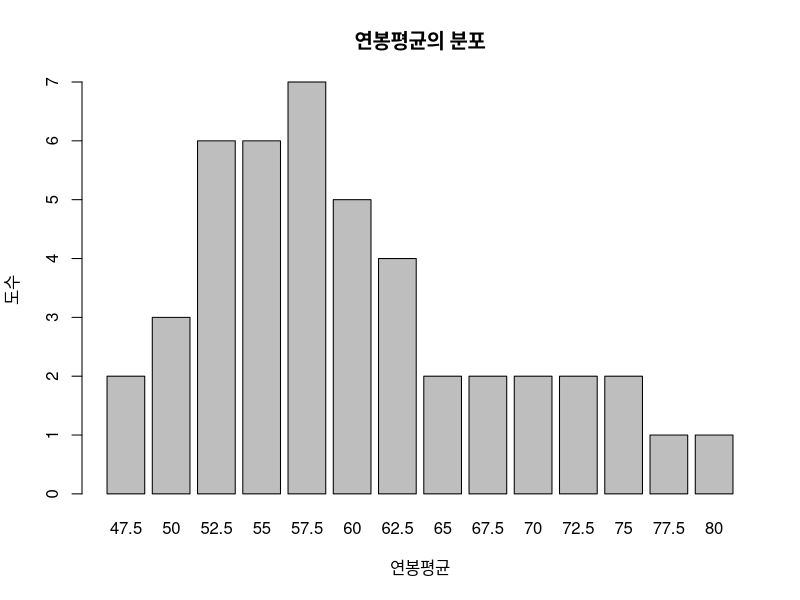
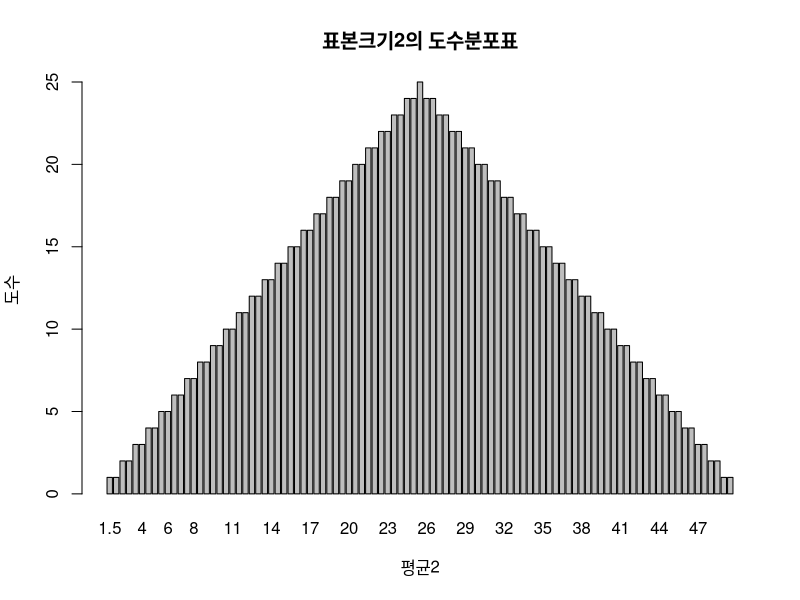
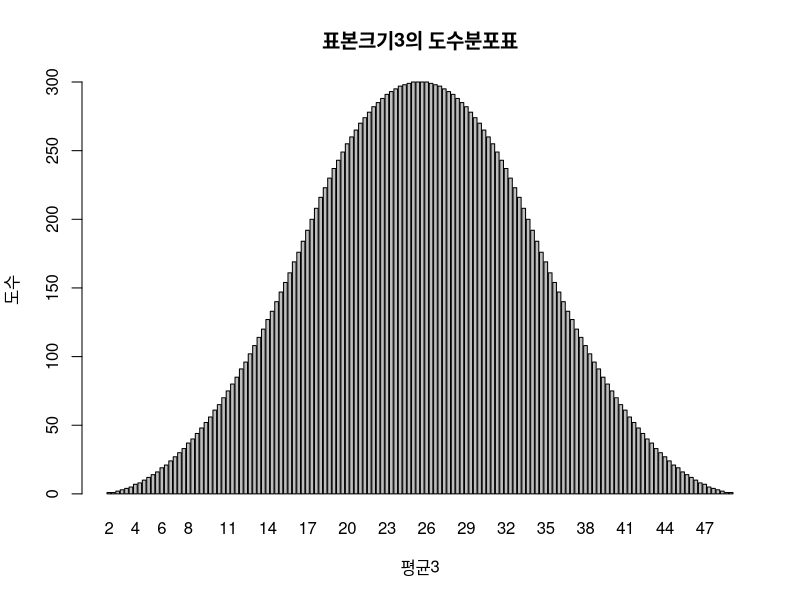
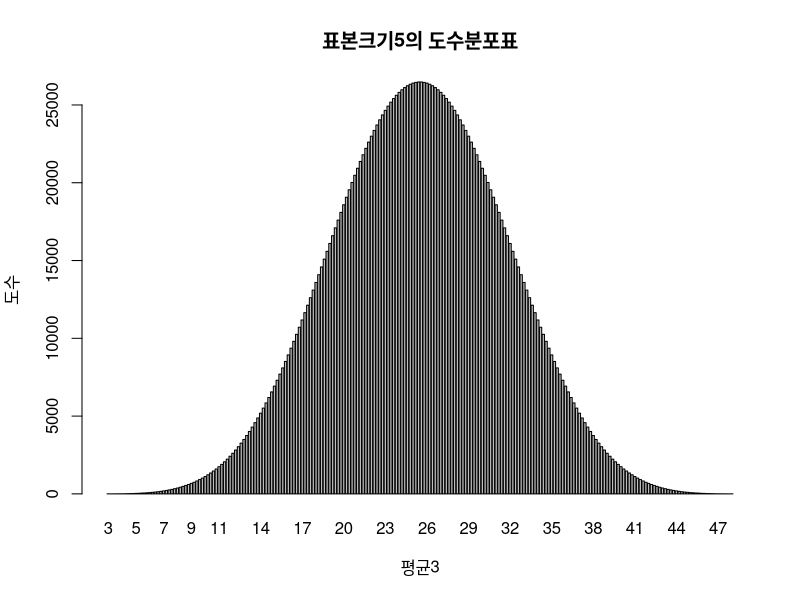

These figures' R source, in order:
salary = c(45, 50, 50, 55, 55, 60, 60, 65, 70, 90)  # Salary data
com2 = combn(salary, 2)  # Generates all possible combinations of 2 salaries from the salary data and stores them in 'com2'
print(com2)  # Prints the generated combinations

com2t = t(com2)  # Transpose of 'com2' (pairwise combinations from previous code)
z = rowMeans(com2t)  # Calculate the row-wise mean of the transposed data
barplot(table(z), xlab="연봉평균", ylab="도수", main="연봉평균의 분포")  # Create a bar plot of the frequency distribution of the averages

meanofz = mean(z)  # Calculate the mean of 'z', which contains the average values of each pair
print(meanofz)  # Print the mean of 'z'

data50 = c(1:50)  # Creates a vector with values from 1 to 50
com2 = combn(data50, 2)  # Generates all possible pairs (combinations of 2) from 'data50'
com2t = t(com2)  # Transposes the matrix of combinations
z2 = rowMeans(com2t)  # Calculates the row-wise mean for each pair in the transposed matrix
meanofz2 = mean(z2)  # Calculates the overall mean of the values in 'z2'
print(meanofz2)  # Prints the mean of 'z2'
barplot(table(z2), xlab="평균2", ylab="도수", main="표본크기2의 도수분포표")  # Creates a bar plot of the frequency distribution of 'z2'

com3 = combn(data50, 3)  # Generates all possible combinations of 3 elements from 'data50'
com3t = t(com3)  # Transposes the matrix of combinations
z3 = rowMeans(com3t)  # Calculates the row-wise mean for each combination in the transposed matrix
meanofz3 = mean(z3)  # Calculates the overall mean of the values in 'z3'
print(meanofz3)  # Prints the mean of 'z3'
barplot(table(z3), xlab="평균3", ylab="도수", main="표본크기3의 도수분포표")  # Creates a bar plot of the frequency distribution of 'z3'

com5 = combn(data50, 5)  # Generates all possible combinations of 5 elements from 'data50'
com5t = t(com5)  # Transposes the matrix of combinations
z5 = rowMeans(com5t)  # Calculates the row-wise mean for each combination in the transposed matrix
meanofz5 = mean(z5)  # Calculates the overall mean of the values in 'z5'
print(meanofz5)  # Prints the mean of 'z5'
barplot(table(z5), xlab="평균3", ylab="도수", main="표본크기5의 도수분포표")  # Creates a bar plot of the frequency distribution of 'z5'

sampling = c(1:100)  # Creates a vector containing numbers from 1 to 100
print(sampling)  # Prints the vector 'sampling'
sample(x = sampling, size = 10)  # Randomly selects 10 elements from

install.packages("sampling")  # Installs the 'sampling' package (only needed once)
library(sampling)  # Loads the 'sampling' package for stratified sampling functions

sam2 = strata(data = iris, stratanames = c("Species"), size = c(3, 3, 3), method = "srswor")  
# Creates a stratified sample from the 'iris' dataset using 'Species' as the stratum, 
# selecting 3 samples from each species without replacement

sample2 = getdata(data = iris, m = sam2)  # Extracts the selected data from the 'iris' dataset
print(sample2)  # Prints the stratified sample data
